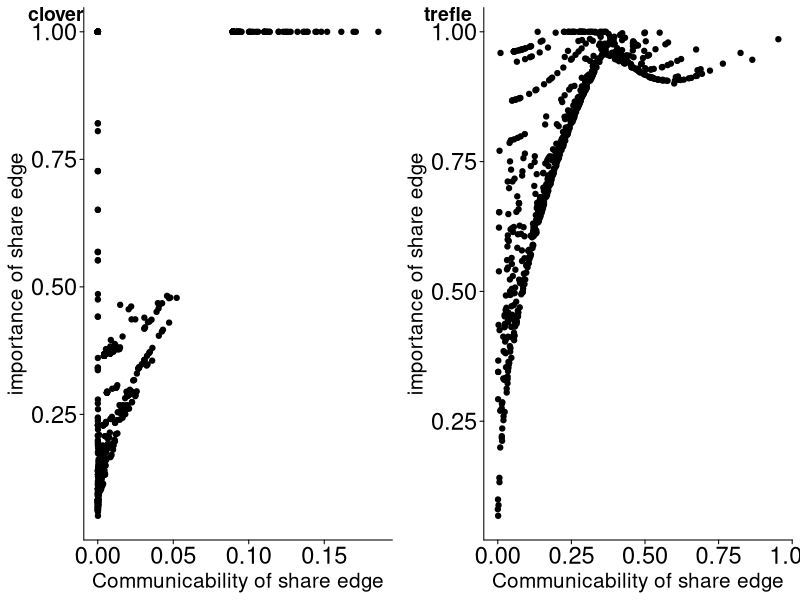

Generate this figure with R: (Note: this script raises an error after producing the figure.)
## ---- chunk 1
knitr::opts_chunk$set(echo = TRUE)
## ---- chunk 2
setwd("~/Fac/Master_Rennes/stage1/edges")

library(tidyverse)
library(ggpubr)
library(igraph)
library(RColorBrewer)
## ---- chunk 3
main_theme = theme_bw()+
  theme(line = element_blank(), 
        axis.line = element_line(colour = "black"),
        panel.border = element_blank(),
        axis.ticks =  element_line(colour = "black"),
        axis.text.x = element_text(colour = "black", size=17),
        axis.text.y = element_text(colour = "black", size=17),
        legend.title = element_text(colour = "black", size=17),
        legend.text = element_text(colour = "black", size=15),
        axis.title=element_text(size=15))
## ---- chunk 4
importance_df = read.csv("exploratory_output/importance_df.csv",
                         stringsAsFactors = T)
all_norm_svd = read.csv("exploratory_output/all_norm_svd_subset.csv",
                        stringsAsFactors = T)
communicability_shared_edges_df = read.csv("exploratory_output/communicability_shared_edges_df.csv",
                                           stringsAsFactors = T)
str(importance_df)
str(all_norm_svd)
str(communicability_shared_edges_df)
all_data = importance_df%>%
  left_join(all_norm_svd,by = c("X","virus","host") )%>%
  left_join(communicability_shared_edges_df,by = c("X","virus","host") )
str(all_data)
## ---- chunk 5
clover_G_I = ggplot(all_data)+
  geom_point(aes(G_clover_share, importance_clover))+
  xlab("Communicability of share edge") + ylab("importance of share edge")+
  main_theme
trefle_G_I = ggplot(all_data)+
  geom_point(aes(G_trefle_share, importance_trefle))+
  xlab("Communicability of share edge") + ylab("importance of share edge")+
  main_theme

ggarrange(clover_G_I,trefle_G_I, labels = c("clover","trefle"),ncol = 2)
## ---- chunk 6
I_clover_1 = all_data%>%
  filter(importance_clover==1)%>%
  select(host,virus)
all_data%>%
  filter(host=="Pusa hispida")

I_clover_1 = c(as.character(I_clover_1$virus), 
               as.character(I_clover_1$host))
grh_clover = graph_from_adjacency_matrix(uni_ntw_clover,mode = "undirected")

V(grh_clover)$name[!(V(grh_clover)$name %in% c("Pusa hispida","Phocid alphaherpesvirus 1"))] = NA
plot(grh_clover,edge.arrow.size=.2, vertex.size=1,vertex.label=V(grh_clover)$media,
      vertex.label.cex = .4, vertex.label.color="gray40")
grh_clover = graph_from_adjacency_matrix(uni_ntw_clover,mode = "undirected")
V(grh_clover)$name[!(V(grh_clover)$name %in% I_clover_1)] = NA

plot(grh_clover,edge.arrow.size=.2, vertex.size=1,vertex.label=V(grh_clover)$media,
      vertex.label.cex = 2, vertex.label.color="gray40",
     edge.color=ifelse(cust > 0, "blue","red"))

test = all_data%>%
  select(host,virus,importance_clover)

gg <- graph.data.frame(test,directed=FALSE)

display.brewer.all()

brewer.pal(n=9,name ="YlOrRd" )[4:8]
edge_color = ifelse(test$importance_clover==1, "blue",
              ifelse(test$importance_clover==0, brewer.pal(n=9,name ="YlOrRd" )[3],
               ifelse(test$importance_clover<0.25, brewer.pal(n=9,name ="YlOrRd" )[5],
                ifelse(test$importance_clover<0.75, brewer.pal(n=9,name ="YlOrRd" )[6],
                 brewer.pal(n=9,name ="YlOrRd" )[7])
               )))
               
plot(gg, vertex.size=1,vertex.label=V(grh_clover)$media,
      vertex.label.cex = 2, vertex.label.color="black",edge.width = 8,
     edge.label=round(test$importance_clover,2),edge.label.cex = 2,
     edge.color = edge_color)

